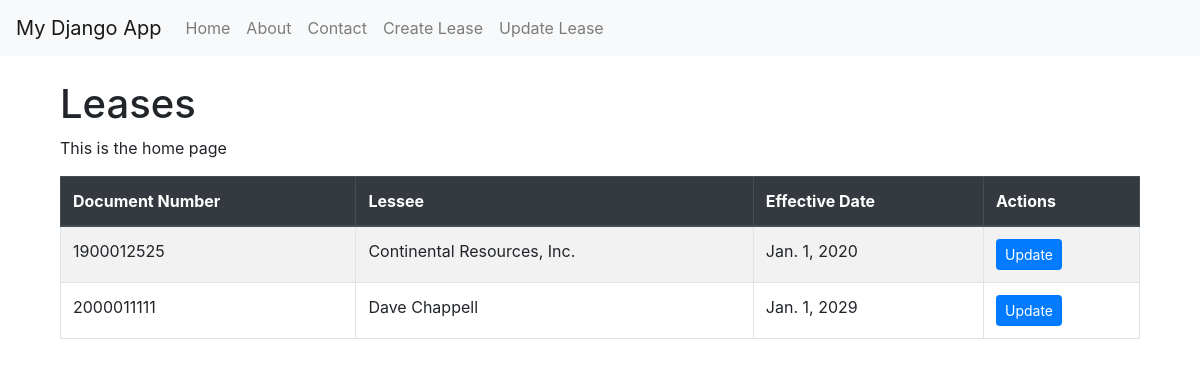
The app's page /, older data.
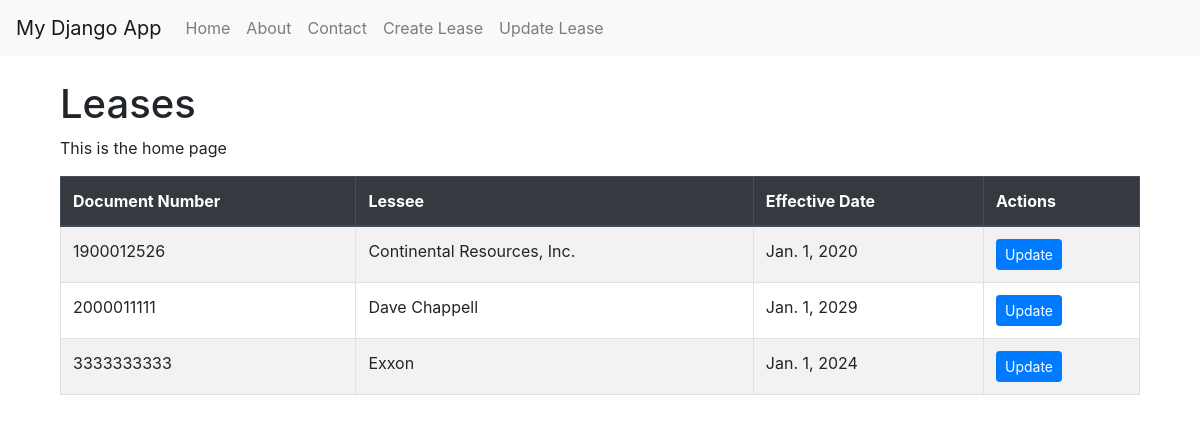
The same page, newer data.
### myapp/models.py (models this page shows, shortened)
class OGL(models.Model):
    docNo = models.CharField(max_length=20)
    effDate = models.DateField()
    recDate = models.DateField()
    lessor = models.CharField(max_length=255)
    lessee = models.CharField(max_length=255)
    legal_desc = models.CharField(max_length=255, null=True, blank=True)
    term_in_years = models.DecimalField(max_digits=5, decimal_places=2)
    royalty = models.DecimalField(max_digits=6, decimal_places=6)

### myapp/views.py (the view)
# urls.py: 2. Add a URL to urlpatterns:  path('', views.home, name='home')
def home(request):
    ogl_list = OGL.objects.all()  # Fetch all OGL records
    return render(request, "home.html", {'ogl_list': ogl_list})

### myapp/templates/home.html (shortened to what this page needs)
{% extends "base.html" %}
{% block content %}
<div class="container-fluid mt-4">
    <h1>Leases</h1>
    <p>This is the home page</p>
    <div class="table-responsive">
        <table class="table table-bordered table-striped">
            <thead class="thead-dark">
                <tr>
                    <th>Document Number</th>
                    <th>Lessee</th>
                    <th>Effective Date</th>
                    <th>Actions</th>
                </tr>
            </thead>
            <tbody>
                {% for ogl in ogl_list %}
                <tr>
                    <td>{{ ogl.docNo }}</td>
                    <td>{{ ogl.lessee }}</td>
                    <td>{{ ogl.effDate }}</td>
                    <td>
                        <a href="{% url 'update_ogl' ogl.id %}" class="btn btn-primary btn-sm">Update</a>
                    </td>
                </tr>
                {% empty %}
                <tr>
                    <td colspan="4">No leases found. <a href="{% url 'add_ogl' %}">Create one</a>.</td>
                </tr>
                {% endfor %}
            </tbody>
        </table>
    </div>
</div>
{% endblock %}

Row changes from the older to the newer data that the page shows:
changed OGL "Continental Resources, Inc.": docNo "1900012525" → "1900012526"
added OGL: docNo "3333333333", lessee "Exxon", effDate "Jan. 1, 2024"
